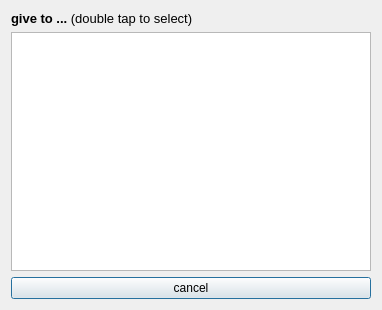
<?xml version="1.0" encoding="UTF-8"?>
<ui version="4.0">
 <class>GiveMedium</class>
 <widget class="QDialog" name="GiveMedium">
  <property name="geometry">
   <rect>
    <x>0</x>
    <y>0</y>
    <width>382</width>
    <height>310</height>
   </rect>
  </property>
  <property name="windowTitle">
   <string>Dialog</string>
  </property>
  <layout class="QVBoxLayout" name="verticalLayout_2">
   <item>
    <layout class="QVBoxLayout" name="verticalLayout">
     <item>
      <widget class="QLabel" name="label">
       <property name="lineWidth">
        <number>1</number>
       </property>
       <property name="text">
        <string>&lt;html&gt;&lt;head/&gt;&lt;body&gt;&lt;p&gt;&lt;span style=&quot; font-size:10pt; font-weight:600;&quot;&gt;give to ... &lt;/span&gt;&lt;span style=&quot; font-size:10pt;&quot;&gt;(double tap to select)&lt;/span&gt;&lt;/p&gt;&lt;/body&gt;&lt;/html&gt;</string>
       </property>
      </widget>
     </item>
     <item>
      <widget class="QListWidget" name="personList">
       <property name="resizeMode">
        <enum>QListView::Adjust</enum>
       </property>
      </widget>
     </item>
     <item>
      <widget class="QPushButton" name="cancel">
       <property name="text">
        <string>cancel</string>
       </property>
      </widget>
     </item>
    </layout>
   </item>
  </layout>
 </widget>
 <resources/>
 <connections/>
</ui>
